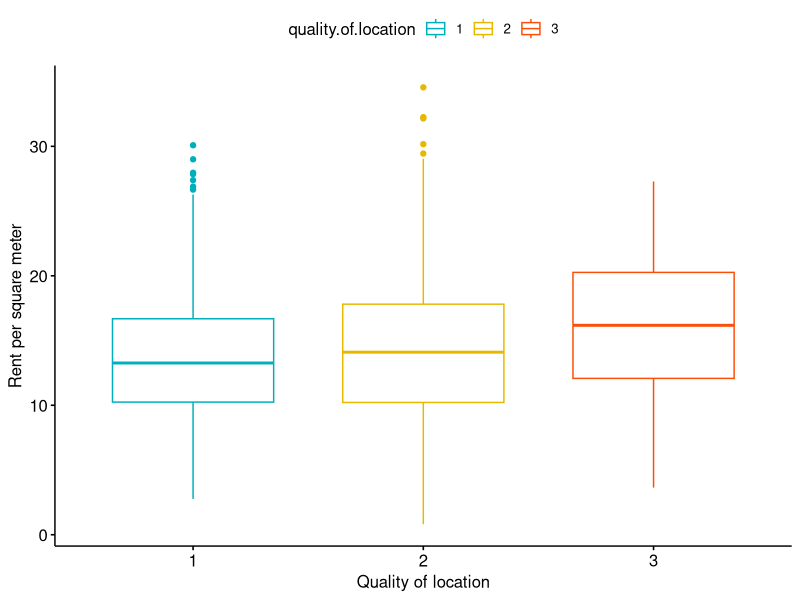
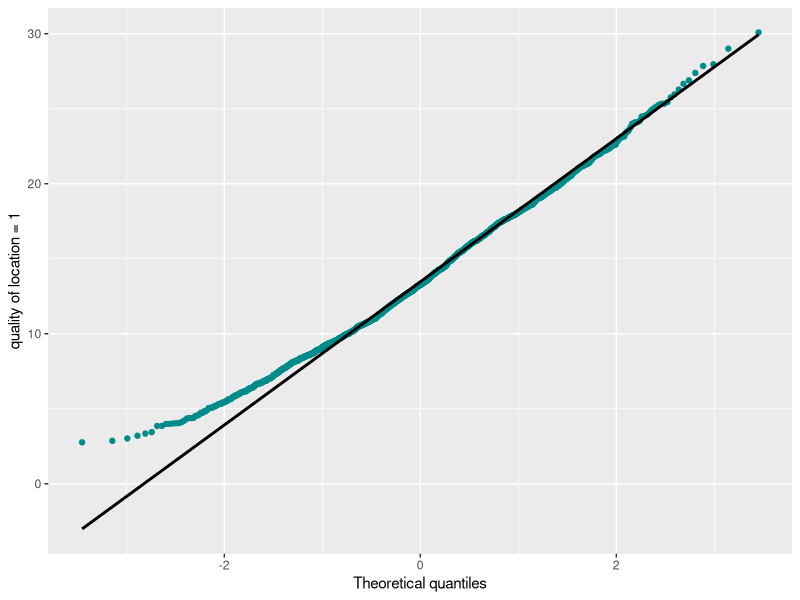
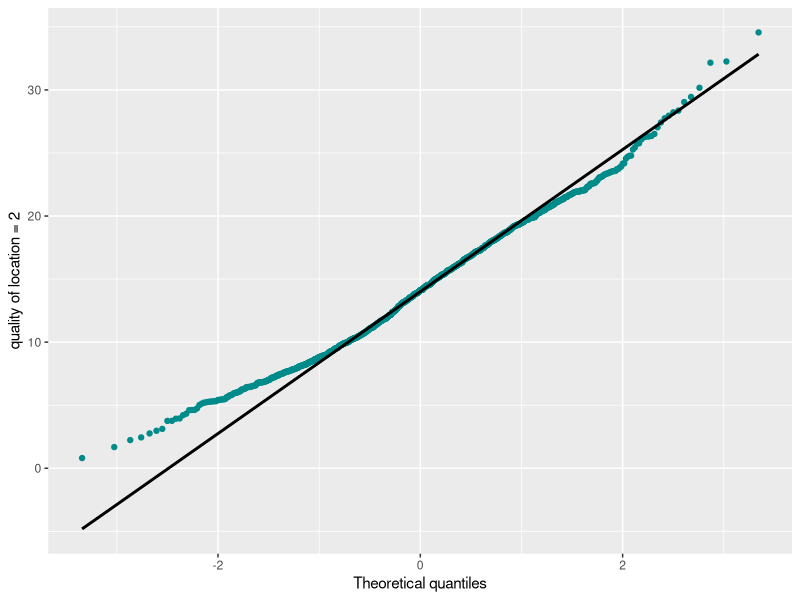
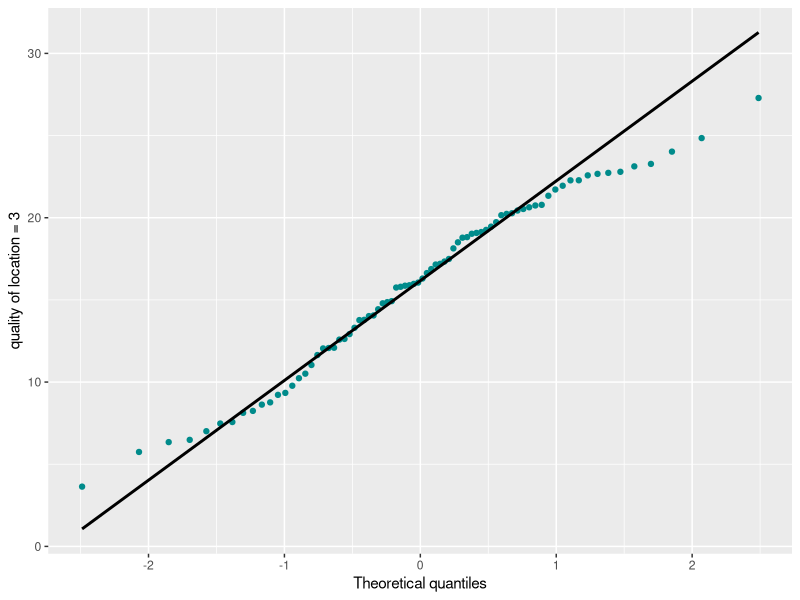
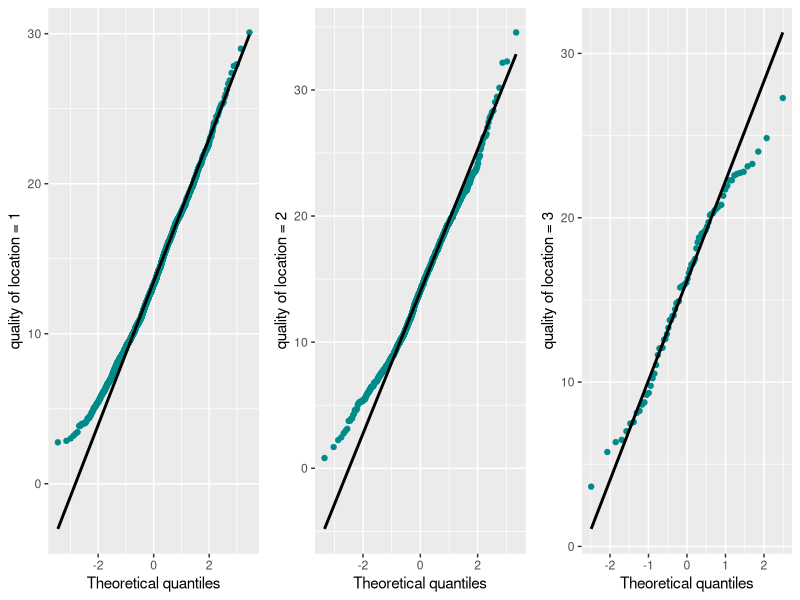

Generate these figures, in order, with R:
#Read data
rent_index_data <- read.csv("rent_index_99.csv")

# Creating Rent per square meter column for our analysis
rent_index_data$rentpsqm <- rent_index_data$net.rent/rent_index_data$living.area

#Check for null values
is.null(rent_index_data)

# Summary
summary(rent_index_data)
#Summary statistics - Count, mean, std
library(dplyr)
group_by(rent_index_data, quality.of.location) %>%
  summarise(
    count = n(),
    mean = mean(rentpsqm, na.rm = TRUE),
    sd = sd(rentpsqm, na.rm = TRUE),
    iqr = IQR(rentpsqm, na.rm = TRUE)
  )

#summary stat for variable bathroom
rent_index_data$bathroom <- ordered(rent_index_data$bathroom,
                                    levels = c(0,1))
standard <- rent_index_data[which(rent_index_data$bathroom=='0'),]
summary(standard$rentpsqm)
premium <- rent_index_data[which(rent_index_data$bathroom=='1'),]
summary(premium$rentpsqm)

#summary stat for variable kitchen
rent_index_data$kitchen <- ordered(rent_index_data$kitchen,
                                   levels = c(0,1))
standard_kit <- rent_index_data[which(rent_index_data$kitchen=='0'),]
summary(standard_kit$rentpsqm)
premium_kit <- rent_index_data[which(rent_index_data$kitchen=='1'),]
summary(premium_kit$rentpsqm)


#summary stat for central heating
rent_index_data$central.heating <- ordered(rent_index_data$central.heating,
                                           levels = c(0,1))
yes <- rent_index_data[which(rent_index_data$central.heating=='1'),]
summary(yes$rentpsqm)
no <- rent_index_data[which(rent_index_data$central.heating=='0'),]
summary(no$rentpsqm)

# groups count bases on quality of location
table(rent_index_data$quality.of.location) # Imbalance data
rent_index_data$quality.of.location <- ordered(rent_index_data$quality.of.location,
                         levels = c(1, 2, 3))


#Variance comparison
# install.packages("ggpubr")
library("ggpubr")
tiff("box-plot.tiff", units="in", width=5, height=5, res=300)
ggboxplot(rent_index_data, x = "quality.of.location", y = "rentpsqm", 
          color = "quality.of.location", palette = c("#00AFBB", "#E7B800", "#FC4E07"),
          order = c(1,2,3),
          ylab = "Rent per square meter", xlab = "Quality of location")
dev.off()
# how to make a QQ plot in R
# x = rnorm(100, 50, 25)
# y = rnorm(100, 50, 25)

# qqplot function in r package
# qqplot(x, y, xlab = "test x", ylab = "test y", main = "Q-Q Plot")

#QQPlot for normality assessment
library(ggplot2)
for (i in rent_index_data$quality.of.location){
  
  new_df <- rent_index_data[rent_index_data$quality.of.location == i,]
  
  p <- ggplot(data = new_df, mapping = aes(sample = rentpsqm)) + 
    geom_qq(colour = "darkcyan") + 
    geom_qq_line(size = 1) +
    labs(x = "Theoretical quantiles", y = paste(c("quality of location =", i), collapse = " "))
  theme(panel.grid.major = element_blank(),
        panel.grid.minor = element_blank(),
        panel.background = element_blank(),
        panel.border = element_rect(fill = NA, colour = "black", size = 1.5))
  
  assign(paste0("qq_",i,"_plot"),p)
}

# install.packages("gridExtra")
library(gridExtra)
tiff("qq-plot-1.tiff", units="in", width=5, height=5, res=300)
qq_1_plot # Quality of location 1
dev.off()

tiff("qq-plot-2.tiff", units="in", width=5, height=5, res=300)
qq_2_plot # Quality of location 2
dev.off()

tiff("qq-plot-3.tiff", units="in", width=5, height=5, res=300)
qq_3_plot # Quality of location 3
dev.off()

tiff("qq-plot-grid.tiff", units="in", width=15, height=5, res=300)
grid.arrange(qq_1_plot, qq_2_plot, qq_3_plot, ncol = 3, nrow = 1)
dev.off()

# Task 1 - Kruskal-Wallis test
res <- kruskal.test(rentpsqm ~ quality.of.location, data = rent_index_data)
# Summary of the analysis
res


# Pairwise Wilcox test without adjustment
pairwise.wilcox.test(x = rent_index_data$rentpsqm, g = rent_index_data$quality.of.location,
                     p.adjust.method = "none", paired = FALSE)


# Pairwise Test with Bonferroni adjustment
pairwise.wilcox.test(x = rent_index_data$rentpsqm, g = rent_index_data$quality.of.location,
                p.adjust.method = "bonferroni", paired = FALSE) #, pool.sd = TRUE

